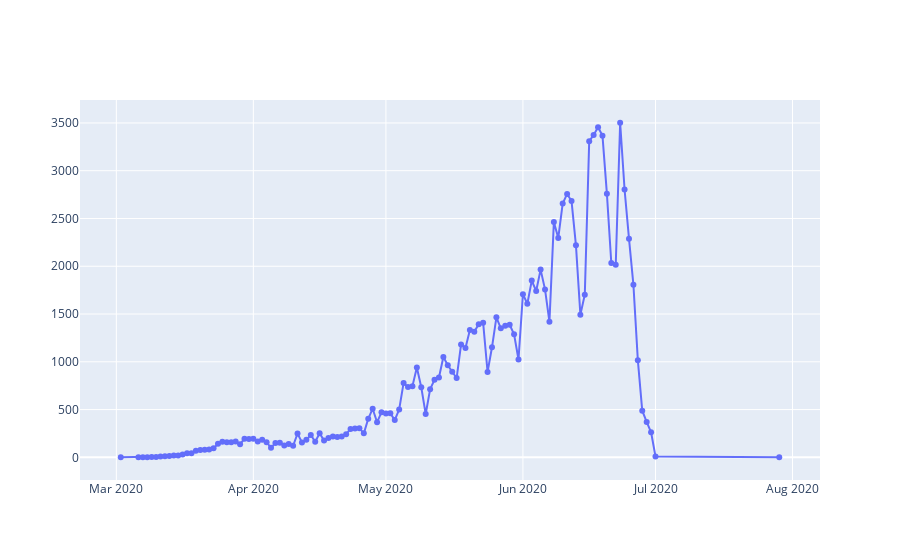

Notebook code for this chart:
### Code cell
fig = go.Figure()
fig.add_trace(go.Scatter(x=cases_by_day_confirmed['date'], y=cases_by_day_confirmed['cases'], mode='lines+markers', name='Cases by day'))
fig.show()
